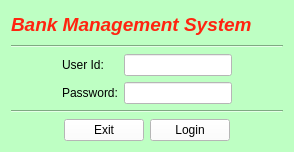
<?xml version="1.0" encoding="UTF-8"?>
<ui version="4.0">
 <class>login</class>
 <widget class="QWidget" name="login">
  <property name="windowModality">
   <enum>Qt::NonModal</enum>
  </property>
  <property name="geometry">
   <rect>
    <x>0</x>
    <y>0</y>
    <width>294</width>
    <height>152</height>
   </rect>
  </property>
  <property name="windowTitle">
   <string>login</string>
  </property>
  <property name="windowIcon">
   <iconset resource="resource.qrc">
    <normaloff>:/new/Resource/Login.png</normaloff>:/new/Resource/Login.png</iconset>
  </property>
  <property name="styleSheet">
   <string notr="true">background-color: rgb(190, 255, 195);</string>
  </property>
  <layout class="QVBoxLayout" name="verticalLayout">
   <item>
    <widget class="QLabel" name="label_3">
     <property name="text">
      <string>&lt;html&gt;&lt;head/&gt;&lt;body&gt;&lt;p&gt;&lt;span style=&quot; font-size:14pt; font-weight:600; font-style:italic; color:#ff2410;&quot;&gt;     Bank Management System&lt;/span&gt;&lt;/p&gt;&lt;/body&gt;&lt;/html&gt;</string>
     </property>
    </widget>
   </item>
   <item>
    <widget class="Line" name="line">
     <property name="orientation">
      <enum>Qt::Horizontal</enum>
     </property>
    </widget>
   </item>
   <item>
    <layout class="QHBoxLayout" name="horizontalLayout_6">
     <item>
      <spacer name="horizontalSpacer_5">
       <property name="orientation">
        <enum>Qt::Horizontal</enum>
       </property>
       <property name="sizeType">
        <enum>QSizePolicy::Fixed</enum>
       </property>
       <property name="sizeHint" stdset="0">
        <size>
         <width>35</width>
         <height>20</height>
        </size>
       </property>
      </spacer>
     </item>
     <item>
      <layout class="QHBoxLayout" name="horizontalLayout">
       <item>
        <widget class="QLabel" name="label">
         <property name="sizePolicy">
          <sizepolicy hsizetype="Fixed" vsizetype="Fixed">
           <horstretch>0</horstretch>
           <verstretch>0</verstretch>
          </sizepolicy>
         </property>
         <property name="text">
          <string>User Id:    </string>
         </property>
        </widget>
       </item>
       <item>
        <widget class="QLineEdit" name="login_userid">
         <property name="sizePolicy">
          <sizepolicy hsizetype="Fixed" vsizetype="Fixed">
           <horstretch>0</horstretch>
           <verstretch>0</verstretch>
          </sizepolicy>
         </property>
         <property name="styleSheet">
          <string notr="true">background-color: rgb(255, 255, 255);</string>
         </property>
        </widget>
       </item>
      </layout>
     </item>
     <item>
      <spacer name="horizontalSpacer">
       <property name="orientation">
        <enum>Qt::Horizontal</enum>
       </property>
       <property name="sizeType">
        <enum>QSizePolicy::Fixed</enum>
       </property>
       <property name="sizeHint" stdset="0">
        <size>
         <width>35</width>
         <height>20</height>
        </size>
       </property>
      </spacer>
     </item>
    </layout>
   </item>
   <item>
    <layout class="QHBoxLayout" name="horizontalLayout_5">
     <item>
      <spacer name="horizontalSpacer_6">
       <property name="orientation">
        <enum>Qt::Horizontal</enum>
       </property>
       <property name="sizeType">
        <enum>QSizePolicy::Fixed</enum>
       </property>
       <property name="sizeHint" stdset="0">
        <size>
         <width>35</width>
         <height>20</height>
        </size>
       </property>
      </spacer>
     </item>
     <item>
      <layout class="QHBoxLayout" name="horizontalLayout_2">
       <item>
        <widget class="QLabel" name="label_2">
         <property name="sizePolicy">
          <sizepolicy hsizetype="Fixed" vsizetype="Fixed">
           <horstretch>0</horstretch>
           <verstretch>0</verstretch>
          </sizepolicy>
         </property>
         <property name="text">
          <string>Password:</string>
         </property>
        </widget>
       </item>
       <item>
        <widget class="QLineEdit" name="login_password">
         <property name="sizePolicy">
          <sizepolicy hsizetype="Fixed" vsizetype="Fixed">
           <horstretch>0</horstretch>
           <verstretch>0</verstretch>
          </sizepolicy>
         </property>
         <property name="styleSheet">
          <string notr="true">background-color: rgb(255, 255, 255);</string>
         </property>
         <property name="echoMode">
          <enum>QLineEdit::Password</enum>
         </property>
        </widget>
       </item>
      </layout>
     </item>
     <item>
      <spacer name="horizontalSpacer_2">
       <property name="orientation">
        <enum>Qt::Horizontal</enum>
       </property>
       <property name="sizeType">
        <enum>QSizePolicy::Fixed</enum>
       </property>
       <property name="sizeHint" stdset="0">
        <size>
         <width>35</width>
         <height>20</height>
        </size>
       </property>
      </spacer>
     </item>
    </layout>
   </item>
   <item>
    <widget class="Line" name="line_2">
     <property name="orientation">
      <enum>Qt::Horizontal</enum>
     </property>
    </widget>
   </item>
   <item>
    <layout class="QHBoxLayout" name="horizontalLayout_4">
     <item>
      <spacer name="horizontalSpacer_3">
       <property name="orientation">
        <enum>Qt::Horizontal</enum>
       </property>
       <property name="sizeHint" stdset="0">
        <size>
         <width>40</width>
         <height>20</height>
        </size>
       </property>
      </spacer>
     </item>
     <item>
      <layout class="QHBoxLayout" name="horizontalLayout_3">
       <item>
        <widget class="QPushButton" name="login_back">
         <property name="styleSheet">
          <string notr="true">background-color: rgb(255, 255, 255);</string>
         </property>
         <property name="text">
          <string>Exit</string>
         </property>
        </widget>
       </item>
       <item>
        <widget class="QPushButton" name="login_push">
         <property name="styleSheet">
          <string notr="true">background-color: rgb(255, 255, 255);</string>
         </property>
         <property name="text">
          <string>Login</string>
         </property>
        </widget>
       </item>
      </layout>
     </item>
     <item>
      <spacer name="horizontalSpacer_4">
       <property name="orientation">
        <enum>Qt::Horizontal</enum>
       </property>
       <property name="sizeHint" stdset="0">
        <size>
         <width>40</width>
         <height>20</height>
        </size>
       </property>
      </spacer>
     </item>
    </layout>
   </item>
  </layout>
 </widget>
 <layoutdefault spacing="6" margin="11"/>
 <resources>
  <include location="resource.qrc"/>
 </resources>
 <connections>
  <connection>
   <sender>login_back</sender>
   <signal>clicked()</signal>
   <receiver>login</receiver>
   <slot>close()</slot>
   <hints>
    <hint type="sourcelabel">
     <x>132</x>
     <y>161</y>
    </hint>
    <hint type="destinationlabel">
     <x>161</x>
     <y>184</y>
    </hint>
   </hints>
  </connection>
 </connections>
</ui>
